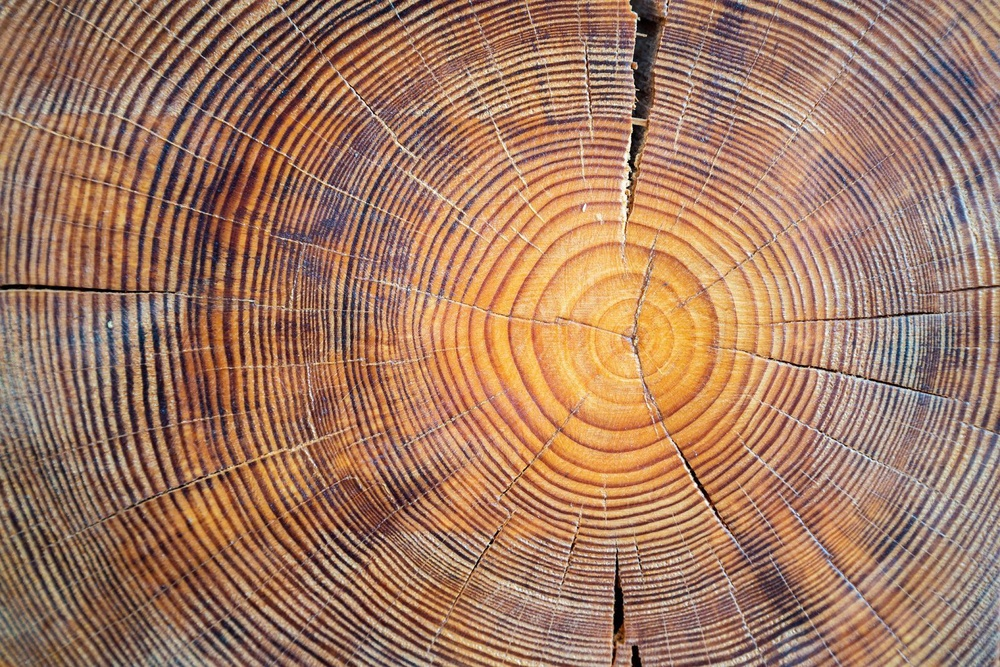
#> input picture class_exercises/external_examples/cut_tree.jpg, 1000 x 667 px, shrunk from 1600 x 1067 before the run
$ python esquina1.py ../../class_exercises/external_examples/cut_tree.jpg 5
#> lines starting #> are read from the running program, lines starting #| are printed output that depends on the picture
#> in main, imagen_original is the input picture: PIL image 1000x667 RGB; mean R, G, B 162.7, 122.2, 98.5
from PIL import Image
import math
import sys
from sys import argv


def otro_gris(imagen_original):
    #escala de grises
    #toma el valor maximo del rgb de cada pixel

    x, y = imagen_original.size
#> x = 1000; y = 667
    imagen_gris = Image.new("RGB", (x,y))
#> imagen_gris: PIL image 1000x667 RGB; every value is 0
    pixeles = []
    for a in range(y):
        for b in range(x):
            r, g, b = imagen_original.getpixel((b, a))
            rgb = (r, g, b)
                #se elige el valor mas grande
            maximo = max(rgb)
            data = (maximo, maximo, maximo)
            pixeles.append(data)
#> after the loop, pixeles = 667000 items
    imagen_gris.putdata(pixeles)
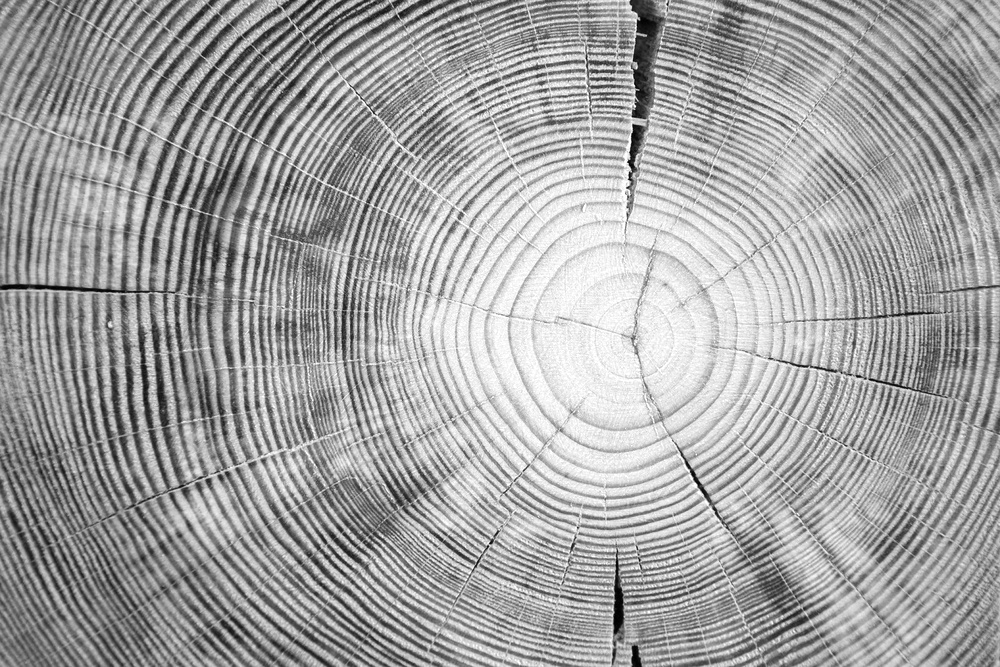
#> imagen_gris: PIL image 1000x667 RGB; min 0, max 255, mean 163
    imagen_gris.save("imagen_gris.png")
    return imagen_gris

def esquina(imagen_original):

    x, y = imagen_original.size
#> x = 1000; y = 667
    prueba = imagen_original.load()
    nueva_imagen = imagen_original.copy()
    prueba_nueva = nueva_imagen.load()
    minimo = int(argv[2])

    #x es el ancho
    #y es la altura
    for i in range(x):
        for j in range(y):
            pix = []
            for q in [-1, 0, 1]:
                for w in [-1, 0, 1]:
                    if 0 <= i+q  < x and 0 <= j+w  < y:
                        pix.append(prueba[i+q,j+w][1])
            pix.sort()
            mediana= len(pix)/2
            mediana = int(mediana)

            if len(pix)%2 == 0:
                med=(pix[mediana]+pix[mediana-1])/2
            else:
                med=pix[mediana]
            med = math.trunc(med)
            prueba_nueva[i,j] = (med,med,med)

    for i in range(x):
       for j in range(y):
           otro= prueba_nueva[i,j][1]-prueba[i,j][1]
           if otro < 0:
               otro = 0
           if otro > 255:
               otro = 255
           if otro > minimo:
               prueba[i,j]= (otro,otro,otro)
           else:
               prueba[i,j]=(0,0,0)
    lista = []

    for i in range(x):
        for j in range(y):
            if imagen_original.getpixel((i,j))!=(0,0,255) and imagen_original.getpixel((i,j))!=(0,0,0):
                lista.append(( imagen_original, (0,0,255)))
                for a in range(-2,3):
                    for b in range(-2,3):
                        if 0 <= i+a  < x and 0 <= j+b  < y:
                            prueba[i+a,j+b] = (0,0,255)
#> after the loop, lista = 42919 items

    imagen_original.save('esquina.png')
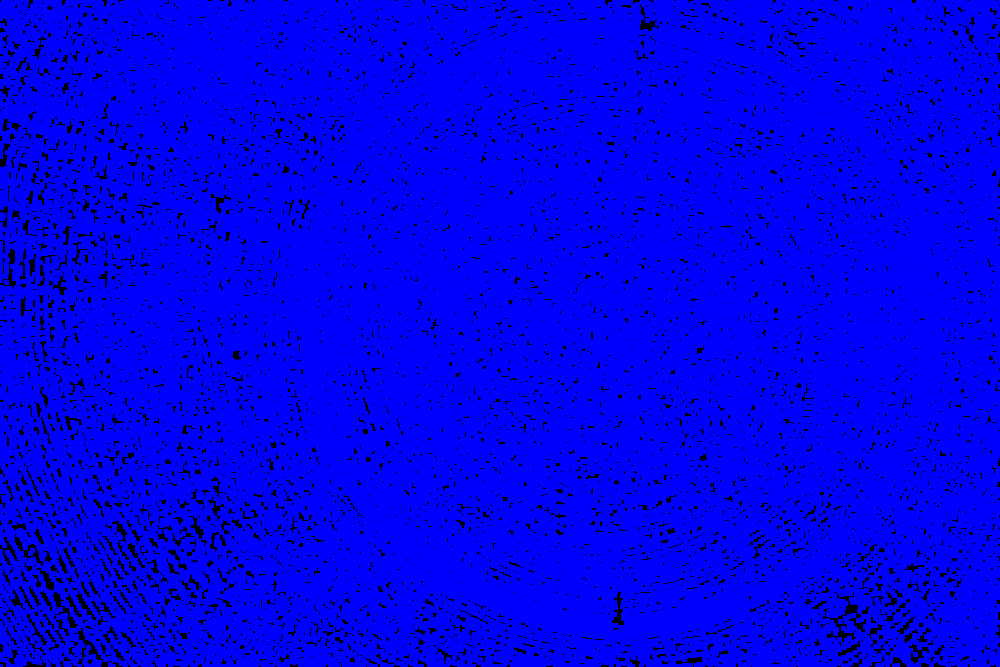
#> saved as esquina.png: PIL image 1000x667 RGB; mean R, G, B 0, 0, 238.9
    return imagen_original, lista


# [11 lines of commented-out code are left out]


def main():
    """funcion principal
    """
    try:
        imagen_inicial = sys.argv[1]
        #print imagen_inicial
        imagen_original = Image.open(imagen_inicial)
        imagen_original = imagen_original.convert('RGB')
    except:
        print("selecciona la imagen")
        return
    imagen_b = otro_gris(imagen_original)
    nueva = esquina(imagen_b)


if __name__ == "__main__":
    main()
